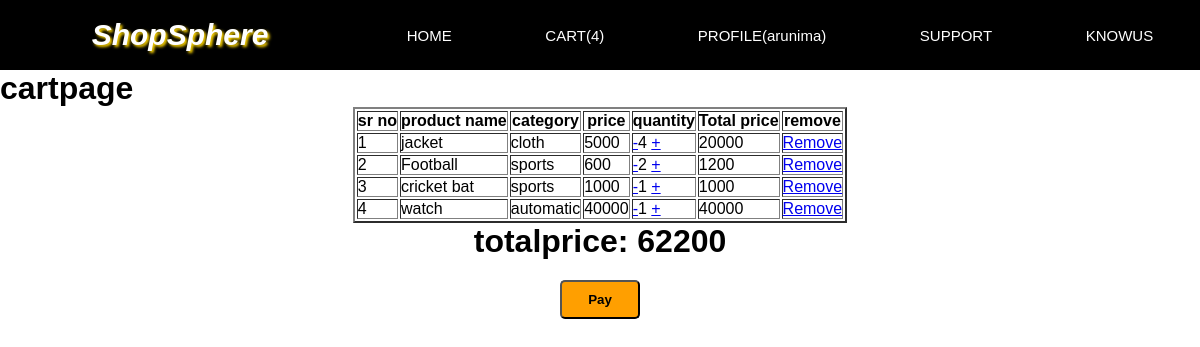
The app's page /cart/ (signed in) with its own data.
### base/models.py (models this page shows)
class CartModel(models.Model):
    pname=models.CharField(max_length=100)
    price=models.IntegerField()
    pcategory=models.CharField(max_length=100)
    quantity=models.IntegerField()
    totalprice=models.IntegerField()
    host=models.ForeignKey(User,on_delete=models.CASCADE)

### base/views.py (the view)
# urls.py: path('cart/',cart,name='cart'),
@login_required(login_url='login_')
def cart(request):
    cartproducts_count=CartModel.objects.filter(host=request.user).count()
    cartproducts=CartModel.objects.filter(host=request.user)
    TA=0
    for i in cartproducts:
        TA+=i.totalprice
    return render(request,'cart.html',{'data':cartproducts,'TA':TA,'profile_nav':True,'cartproducts_count':cartproducts_count})

### base/templates/cart.html
{% extends 'main.html' %}
{% block content %}
<h1>cartpage</h1>
<center>
<table border="2px">
    <tr>
        <th>sr no</th>
        <th>product name</th>
        <th>category</th>
        <th>price</th>
        <th>quantity</th>
        <th>Total price</th>
        <th>remove</th>
    </tr>
    {% for i in data %}
    <tr>
        <td>{{forloop.counter}}</td>
        <td>{{i.pname}}</td>
        <td>{{i.pcategory}}</td>
        <td>{{i.price}}</td>
        <td><a href="{% url 'csub' i.id %}">-</a>{{i.quantity}} <a href="{% url 'cadd' i.id %}">+</a></td>
        <td>{{i.totalprice}}</td>
        <td><a href="{% url 'remove' i.id %}">Remove</a></td>
    </tr>
    {% endfor %}
</table>
<h1>totalprice: {{TA}}</h1>
<button class="pay"><a href="{% url 'payment' %}">Pay</a></button>
</center>
{% endblock %}

### templates/main.html (shortened to what this page needs)
{% load static %}
<!DOCTYPE html>
<html lang="en">
<head>
    <link rel="stylesheet" href="{% static 'styles.css' %}">
</head>
<body>
    {% include 'nav.html' %}
    {% block content %}
    {% endblock %}
</body>
</html>

### templates/nav.html (shortened to what this page needs)
<nav>
    <div class="logo">
        <h1 class="h11">ShopSphere</h1>
    </div>
    <div class="links">
        {% if request.user.is_authenticated %}
           {% if profile_nav %}
                <a class="as" href="{% url 'home' %}">HOME</a>
                <a class="as" href="{% url 'cart' %}">CART({{cartproducts_count}})</a>
                <a class="as" href="{% url 'profile' %}">PROFILE({{request.user}})</a>
                <a class="as" href="{% url 'support' %}">SUPPORT</a>
                <a class="as" href="{% url 'knowus' %}">KNOWUS</a>
            {% endif %}
        {% endif %}
    </div>
</nav>

### static/styles.css (style rules this page uses)
* { margin: 0px; padding: 0; box-sizing: border-box; font-family: Arial, Helvetica, sans-serif; }
nav { height: 70px; width: 100%; background-color: black; display: flex; justify-content: space-around; align-items: center; }
.logo { height: 70px; width: 30%; font-size: 20px; font-style: italic; display: flex; justify-content: space-around; align-items: center; color: white; }
.h11 { text-shadow: 2px 2px 3px gold; }
.links { height: 70px; width: 70%; display: flex; justify-content: space-around; align-items: center; color: white; }
.as { font-size: 15px; color: white; text-decoration: none; }
.pay { background-color: #ff9f00; padding: 10px; width: 80px; margin-top: 20px; border-radius: 5px; }
.pay a { text-decoration: none; color: black; font-weight: bold; }

### records on screen
CartModel: pname "jacket", pcategory "cloth", price "5000", quantity "4", totalprice "20000"
CartModel: pname "Football", pcategory "sports", price "600", quantity "2", totalprice "1200"
CartModel: pname "cricket bat", pcategory "sports", price "1000", quantity "1", totalprice "1000"
CartModel: pname "watch", pcategory "automatic", price "40000", quantity "1", totalprice "40000"

### other values on screen
{{ cartproducts_count }} "4"
{{ request.user }} "arunima"
{{ TA }} "62200"
